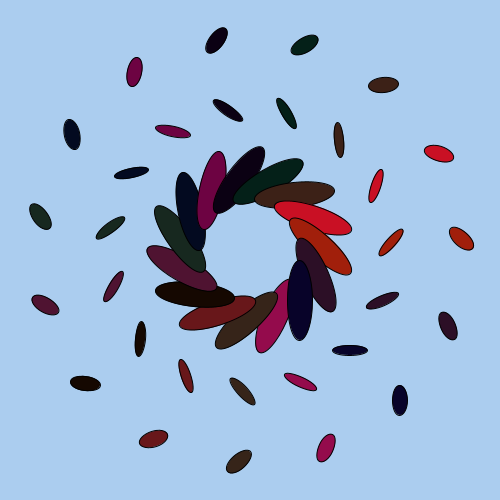
Frame 1 (no input)
Frame 60 (the mouse pressed at the canvas centre just before this capture): identical to frame 1, image omitted
Frame 120 (the mouse held since frame 60 and released just before this capture): identical to frame 1, image omitted

The Processing sketch that drew this single still picture (run headless with seeded random() and noise(); from frame 60 on, the mouse is pressed at the canvas centre):

// Processing sketch: processing_186821
// ── processing_186821.pde



void setup(){
  size (500,500);
  background (171,205,239);
  frameRate (100);
}

int a = 0;
int circ = 15;
float angolo=360/circ;

void draw (){
 
translate(250,250);
for ( a=a; a< circ ; a++){
rotate (radians(angolo));
 fill (random (229), random(43), random(80)); 
 ellipse (50,50, 25,80);
ellipse (150,150, 15,30);
ellipse (100,100, 35,10);
}
 }
